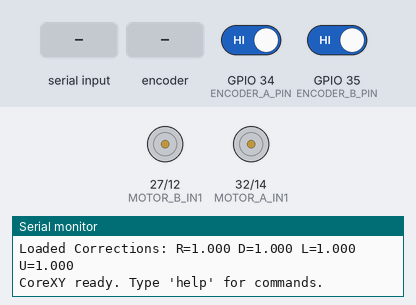
A sketch run on a simulated ESP32. On the bench: motor-driver pin pairs drawn as motors (green arrow = first pin HIGH = forward, orange = second pin HIGH = backward, longer = more drive), the last lines printed to the serial monitor. Inputs (shaded band) come from the test bench; at power-on: GPIO 34 (ENCODER_A_PIN) HIGH, GPIO 35 (ENCODER_B_PIN) HIGH. EEPROM starts erased.

Above: at 1.2 s.
1.3 s: "up 1\n" received over Serial
At 2.2 s:
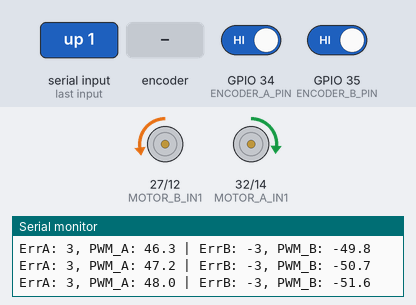
4.3 s: rotary encoder on GPIO 34 (ENCODER_A_PIN) / GPIO 35 (ENCODER_B_PIN) turned 1 step (first pin leading)
At 6.0 s:
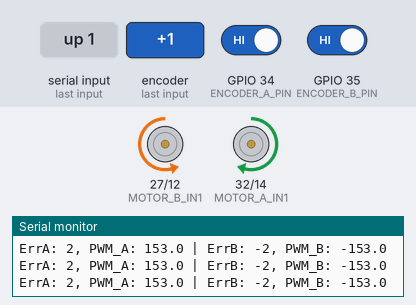
Timing chart, 0 to 7.5 s (numbered marks = the images above; inputs shaded):
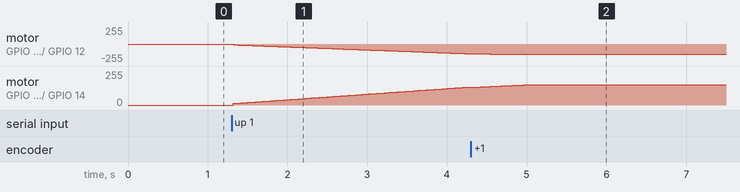

Measured:
- after the input at 1.3 s, motor on GPIO 27 (MOTOR_B_IN1) / GPIO 12 (MOTOR_B_IN2): moves from stopped to backward 146/255 over 3.0 s, starting at once; motor on GPIO 32 (MOTOR_A_IN1) / GPIO 14 (MOTOR_A_IN2): moves from stopped to forward 135/255 over 2.9 s, starting at once

The sketch:

Perfect_Square.ino
```cpp
#include <Arduino.h>
#include <EEPROM.h>

// ==== EEPROM SETTINGS ====
#define EEPROM_SIZE 64
#define EEPROM_ADDR_CORR 0  // Starting address for correction factors

// ==== Pin Definitions ====
#define MOTOR_A_IN1 32
#define MOTOR_A_IN2 14
#define MOTOR_B_IN1 27
#define MOTOR_B_IN2 12

#define LIMIT_X_PIN 18
#define LIMIT_Y_PIN 19
#define ENCODER_A_PIN 34
#define ENCODER_B_PIN 35

#define MAX_PWM 255
#define HOMING_PWM 150
#define LOOP_INTERVAL 20 // ms PID loop
#define SETTLE_DELAY 150 // ms pause at corners

// === Motion parameters ===
const float MM_PER_PULSE = 0.34;

// === Feedforward scaling ===
float dutyScaleA = 0.93;
float dutyScaleB = 1.00;

// === PID Gains ===
float Kp = 4.0;
float Ki = 0.3;
float Kd = 0.05;  // Added small derivative gain for better control

// === Directional correction factors ===
float CORR_RIGHT = 1.0;
float CORR_DOWN  = 1.0;
float CORR_LEFT  = 1.0;
float CORR_UP    = 1.0;

// === Encoder Tracking ===
volatile long pulsesA = 0;
volatile long pulsesB = 0;
volatile int dirA = 0;
volatile int dirB = 0;

// === PID Variables ===
float integralA = 0, prevErrorA = 0;
float integralB = 0, prevErrorB = 0;

// ==== Interrupts ====
void IRAM_ATTR onPulseA() { pulsesA += dirA; }
void IRAM_ATTR onPulseB() { pulsesB += dirB; }

// ==== Movement Queue ====
#define MOVE_QUEUE_SIZE 10
struct MoveCmd {
  String dir;
  float mm;
  int speedPWM;
};
MoveCmd moveQueue[MOVE_QUEUE_SIZE];
int queueStart = 0;
int queueEnd = 0;

bool isMoving = false;
unsigned long settleStartTime = 0;
bool isSettling = false;

// ==== Function prototypes ====
void driveMotor(int motorID, int pwm);
void stopMotors();
int mmToPulses(float mm);
void home();
void moveCoreXY_Optimized(float mmX, float mmY, int speedPWM);
void saveCorrectionFactors();
void loadCorrectionFactors();
void calibrate();
void enqueueMove(String dir, float mm, int speedPWM);
bool dequeueMove(MoveCmd &cmd);

// ==== Movement Queue Functions ====
void enqueueMove(String dir, float mm, int speedPWM) {
  int nextEnd = (queueEnd + 1) % MOVE_QUEUE_SIZE;
  if (nextEnd != queueStart) {
    moveQueue[queueEnd].dir = dir;
    moveQueue[queueEnd].mm = mm;
    moveQueue[queueEnd].speedPWM = speedPWM;
    queueEnd = nextEnd;
  }
}

bool dequeueMove(MoveCmd &cmd) {
  if (queueStart == queueEnd) return false;
  cmd = moveQueue[queueStart];
  queueStart = (queueStart + 1) % MOVE_QUEUE_SIZE;
  return true;
}

// ==== Setup ====
void setup() {
  Serial.begin(115200);
  EEPROM.begin(EEPROM_SIZE);

  pinMode(MOTOR_A_IN1, OUTPUT);
  pinMode(MOTOR_A_IN2, OUTPUT);
  pinMode(MOTOR_B_IN1, OUTPUT);
  pinMode(MOTOR_B_IN2, OUTPUT);

  pinMode(LIMIT_X_PIN, INPUT_PULLUP);
  pinMode(LIMIT_Y_PIN, INPUT_PULLUP);
  pinMode(ENCODER_A_PIN, INPUT_PULLUP);
  pinMode(ENCODER_B_PIN, INPUT_PULLUP);

  attachInterrupt(digitalPinToInterrupt(ENCODER_A_PIN), onPulseA, FALLING);
  attachInterrupt(digitalPinToInterrupt(ENCODER_B_PIN), onPulseB, FALLING);

  loadCorrectionFactors();

  Serial.println("CoreXY ready. Type 'help' for commands.");
}

// ==== Main loop ====
void loop() {
  static MoveCmd currentMove;

  if (!isMoving && !isSettling) {
    if (dequeueMove(currentMove)) {
      float correctedMM = currentMove.mm;
      if (currentMove.dir == "left") correctedMM *= CORR_LEFT;
      else if (currentMove.dir == "up") correctedMM *= CORR_UP;
      else if (currentMove.dir == "right") correctedMM *= CORR_RIGHT;
      else if (currentMove.dir == "down") correctedMM *= CORR_DOWN;

      moveCoreXY_Optimized(
        (currentMove.dir == "left") ? -correctedMM : (currentMove.dir == "right") ? correctedMM : 0,
        (currentMove.dir == "up") ? correctedMM : (currentMove.dir == "down") ? -correctedMM : 0,
        currentMove.speedPWM
      );
      isMoving = true;
    }
  }

  if (isMoving) {
    // Once moveCoreXY_Optimized completes, movement done.
    isMoving = false;
    isSettling = true;
    settleStartTime = millis();
    stopMotors();
  }

  if (isSettling && millis() - settleStartTime >= SETTLE_DELAY) {
    isSettling = false;
  }

  if (Serial.available() && !isMoving && !isSettling) {
    String cmd = Serial.readStringUntil('\n');
    cmd.trim();
    cmd.toLowerCase();

    if (cmd == "home") {
      home();
    }
    else if (cmd.startsWith("left") || cmd.startsWith("right") ||
             cmd.startsWith("up") || cmd.startsWith("down")) {
      int space = cmd.indexOf(' ');
      if (space > 0) {
        String dir = cmd.substring(0, space);
        float mm = cmd.substring(space + 1).toFloat();
        enqueueMove(dir, mm, MAX_PWM * 0.6);
      }
    }
    else if (cmd.startsWith("square")) {
      int space = cmd.indexOf(' ');
      if (space > 0) {
        float side = cmd.substring(space + 1).toFloat();
        enqueueMove("right", side, MAX_PWM * 0.6);
        enqueueMove("down", side, MAX_PWM * 0.6);
        enqueueMove("left", side, MAX_PWM * 0.6);
        enqueueMove("up", side, MAX_PWM * 0.6);
      }
    }
    else if (cmd == "stop") {
      stopMotors();
      queueStart = queueEnd = 0;
    }
    else if (cmd == "calibrate") {
      calibrate();
    }
    else if (cmd == "help") {
      Serial.println("Commands:");
      Serial.println("home                - Home the machine");
      Serial.println("left X / right X    - Move X mm");
      Serial.println("up X / down X       - Move X mm");
      Serial.println("square X            - Draw square of side X mm (right > down > left > up)");
      Serial.println("calibrate           - Run calibration routine");
      Serial.println("stop                - Stop all motion and clear queue");
    }
  }
}

// ==== Motor Control ====
void driveMotor(int motorID, int pwm) {
  int pin1 = (motorID == 0) ? MOTOR_A_IN1 : MOTOR_B_IN1;
  int pin2 = (motorID == 0) ? MOTOR_A_IN2 : MOTOR_B_IN2;

  int out = constrain(abs(pwm), 0, MAX_PWM);
  if (pwm > 0) {
    if (motorID == 0) dirA = 1; else dirB = 1;
    analogWrite(pin1, out); analogWrite(pin2, 0);
  } else if (pwm < 0) {
    if (motorID == 0) dirA = -1; else dirB = -1;
    analogWrite(pin1, 0); analogWrite(pin2, out);
  } else {
    if (motorID == 0) dirA = 0; else dirB = 0;
    analogWrite(pin1, 0); analogWrite(pin2, 0);
  }
}

void stopMotors() {
  driveMotor(0, 0);
  driveMotor(1, 0);
}

// ==== Motion ====
int mmToPulses(float mm) {
  return round(mm / MM_PER_PULSE);
}

void moveCoreXY_Optimized(float mmX, float mmY, int speedPWM) {
  int targetPulsesX = mmToPulses(mmX);
  int targetPulsesY = mmToPulses(mmY);

  int targetA = targetPulsesX + targetPulsesY;
  int targetB = targetPulsesX - targetPulsesY;

  long startA = pulsesA;
  long startB = pulsesB;

  int dirSignA = (targetA >= 0) ? 1 : -1;
  int dirSignB = (targetB >= 0) ? 1 : -1;

  integralA = 0; integralB = 0;
  prevErrorA = 0; prevErrorB = 0;

  unsigned long lastUpdate = millis();

  while (true) {
    unsigned long now = millis();
    if (now - lastUpdate >= LOOP_INTERVAL) {
      lastUpdate = now;

      long currA = pulsesA - startA;
      long currB = pulsesB - startB;

      // Check if movement complete in both motors
      bool doneA = (dirSignA > 0) ? (currA >= targetA) : (currA <= targetA);
      bool doneB = (dirSignB > 0) ? (currB >= targetB) : (currB <= targetB);

      if (doneA && doneB) {
        break;
      }

      int errorA = targetA - currA;
      int errorB = targetB - currB;

      integralA += errorA;
      integralB += errorB;

      float derivA = errorA - prevErrorA;
      float derivB = errorB - prevErrorB;

      float pwmA = (Kp * errorA + Ki * integralA + Kd * derivA) * dutyScaleA;
      float pwmB = (Kp * errorB + Ki * integralB + Kd * derivB) * dutyScaleB;

      prevErrorA = errorA;
      prevErrorB = errorB;

      // Clamp PWM to speed limits
      pwmA = constrain(pwmA, -speedPWM, speedPWM);
      pwmB = constrain(pwmB, -speedPWM, speedPWM);

      driveMotor(0, pwmA);
      driveMotor(1, pwmB);

      // Debug output (can slow down, remove if needed)
      Serial.printf("ErrA: %d, PWM_A: %.1f | ErrB: %d, PWM_B: %.1f\n", errorA, pwmA, errorB, pwmB);
    }
  }
  stopMotors();
}

// ==== Homing ====
void home() {
  Serial.println("Starting homing...");
  while (digitalRead(LIMIT_X_PIN) == HIGH || digitalRead(LIMIT_Y_PIN) == HIGH) {
    int dx = 0, dy = 0;
    if (digitalRead(LIMIT_X_PIN) == HIGH) dx = -50;
    if (digitalRead(LIMIT_Y_PIN) == HIGH) dy = -50;

    int motorA = dx + dy;
    int motorB = dx - dy;

    driveMotor(0, motorA > 0 ? HOMING_PWM : (motorA < 0 ? -HOMING_PWM : 0));
    driveMotor(1, motorB > 0 ? HOMING_PWM : (motorB < 0 ? -HOMING_PWM : 0));
    delay(10);
  }
  stopMotors();
  pulsesA = 0; pulsesB = 0;
  Serial.println("Homed.");
}

// ==== EEPROM Functions ====
void saveCorrectionFactors() {
  EEPROM.put(EEPROM_ADDR_CORR, CORR_RIGHT);
  EEPROM.put(EEPROM_ADDR_CORR + sizeof(float), CORR_DOWN);
  EEPROM.put(EEPROM_ADDR_CORR + 2*sizeof(float), CORR_LEFT);
  EEPROM.put(EEPROM_ADDR_CORR + 3*sizeof(float), CORR_UP);
  EEPROM.commit();
}

void loadCorrectionFactors() {
  EEPROM.get(EEPROM_ADDR_CORR, CORR_RIGHT);
  EEPROM.get(EEPROM_ADDR_CORR + sizeof(float), CORR_DOWN);
  EEPROM.get(EEPROM_ADDR_CORR + 2*sizeof(float), CORR_LEFT);
  EEPROM.get(EEPROM_ADDR_CORR + 3*sizeof(float), CORR_UP);

  if (isnan(CORR_RIGHT) || isnan(CORR_DOWN) || isnan(CORR_LEFT) || isnan(CORR_UP)) {
    CORR_RIGHT = CORR_DOWN = CORR_LEFT = CORR_UP = 1.0;
  }
  Serial.printf("Loaded Corrections: R=%.3f D=%.3f L=%.3f U=%.3f\n", CORR_RIGHT, CORR_DOWN, CORR_LEFT, CORR_UP);
}

// ==== Calibration Routine ====
void calibrate() {
  Serial.println("Starting calibration: target = 50mm per move.");
  home();
  delay(500);

  float measured[4];
  String dirNames[4] = {"right", "down", "left", "up"};

  for (int i = 0; i < 4; i++) {
    enqueueMove(dirNames[i], 50, MAX_PWM * 0.6);
    while (isMoving || isSettling || queueStart != queueEnd) { loop(); }
    Serial.printf("Measure %s move (mm): ", dirNames[i].c_str());
    while (!Serial.available()) delay(10);
    measured[i] = Serial.readStringUntil('\n').toFloat();
  }

  CORR_RIGHT = 50.0 / measured[0];
  CORR_DOWN  = 50.0 / measured[1];
  CORR_LEFT  = 50.0 / measured[2];
  CORR_UP    = 50.0 / measured[3];

  saveCorrectionFactors();

  Serial.printf("New Corrections: R=%.3f D=%.3f L=%.3f U=%.3f\n", CORR_RIGHT, CORR_DOWN, CORR_LEFT, CORR_UP);
  Serial.println("Calibration complete.");
}
```
